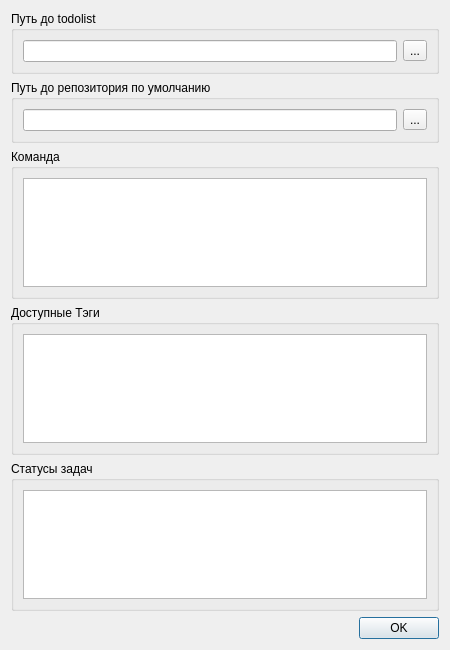
<?xml version="1.0" encoding="UTF-8"?>
<ui version="4.0">
 <class>SettingsDialog</class>
 <widget class="QDialog" name="SettingsDialog">
  <property name="geometry">
   <rect>
    <x>0</x>
    <y>0</y>
    <width>450</width>
    <height>650</height>
   </rect>
  </property>
  <property name="windowTitle">
   <string>Настройки</string>
  </property>
  <property name="modal">
   <bool>false</bool>
  </property>
  <layout class="QVBoxLayout" name="verticalLayout_2">
   <item>
    <widget class="QGroupBox" name="todolistBinPathGroupBox">
     <property name="title">
      <string>Путь до todolist</string>
     </property>
     <layout class="QHBoxLayout" name="horizontalLayout">
      <item>
       <widget class="QLineEdit" name="todolistBinPathLineEdit"/>
      </item>
      <item>
       <widget class="QToolButton" name="todolistBinPathToolButton">
        <property name="text">
         <string>...</string>
        </property>
       </widget>
      </item>
     </layout>
    </widget>
   </item>
   <item>
    <widget class="QGroupBox" name="defaultPathGroupBox">
     <property name="title">
      <string>Путь до репозитория по умолчанию</string>
     </property>
     <layout class="QHBoxLayout" name="horizontalLayout_2">
      <item>
       <widget class="QLineEdit" name="defaultPathLineEdit"/>
      </item>
      <item>
       <widget class="QToolButton" name="defaultPathToolButton">
        <property name="text">
         <string>...</string>
        </property>
       </widget>
      </item>
     </layout>
    </widget>
   </item>
   <item>
    <widget class="QGroupBox" name="usersGroupBox">
     <property name="title">
      <string>Команда</string>
     </property>
     <layout class="QVBoxLayout" name="verticalLayout">
      <item>
       <widget class="QTextEdit" name="usersTextEdit"/>
      </item>
     </layout>
    </widget>
   </item>
   <item>
    <widget class="QGroupBox" name="tagsGroupBox">
     <property name="title">
      <string>Доступные Тэги</string>
     </property>
     <layout class="QVBoxLayout" name="verticalLayout_3">
      <item>
       <widget class="QTextEdit" name="tagsTextEdit"/>
      </item>
     </layout>
    </widget>
   </item>
   <item>
    <widget class="QGroupBox" name="statusesGroupBox">
     <property name="title">
      <string>Статусы задач</string>
     </property>
     <layout class="QVBoxLayout" name="verticalLayout_4">
      <item>
       <widget class="QTextEdit" name="statusesTextEdit"/>
      </item>
     </layout>
    </widget>
   </item>
   <item>
    <widget class="QDialogButtonBox" name="buttonBox">
     <property name="standardButtons">
      <set>QDialogButtonBox::Ok</set>
     </property>
    </widget>
   </item>
  </layout>
 </widget>
 <resources/>
 <connections/>
</ui>
